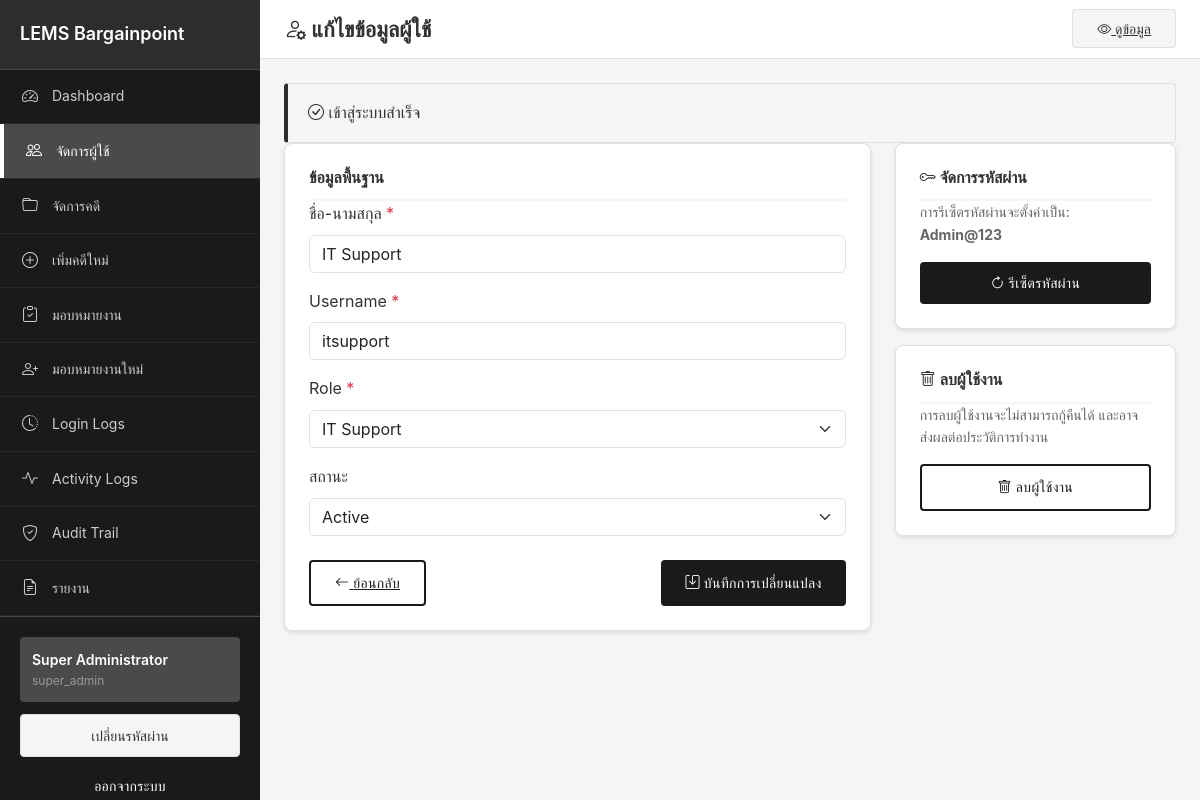
Screenshot of /public/users/2/edit (signed in) with the database file from the repository.
### tables this page shows
CREATE TABLE users (
    id INT UNSIGNED AUTO_INCREMENT PRIMARY KEY,
    fullname VARCHAR(255) NOT NULL,
    username VARCHAR(100) NOT NULL UNIQUE,
    password VARCHAR(255) NOT NULL COMMENT 'Hashed password using password_hash()',
    role ENUM('super_admin', 'it', 'admin', 'officer') NOT NULL DEFAULT 'officer',
    status ENUM('active', 'inactive') NOT NULL DEFAULT 'active',
    last_login DATETIME NULL,
    created_at TIMESTAMP DEFAULT CURRENT_TIMESTAMP,
    updated_at TIMESTAMP DEFAULT CURRENT_TIMESTAMP ON UPDATE CURRENT_TIMESTAMP,
    created_by INT UNSIGNED NULL,
    updated_by INT UNSIGNED NULL,
    INDEX idx_username (username),
    INDEX idx_role (role),
    INDEX idx_status (status),
    INDEX idx_created_at (created_at)
);

### core/Request.php (called while the page is built, shortened)
<?php
class Request
{
    private $method;
    private $uri;
    private $params;
    public function __construct()
    {
        $this->method = $_SERVER['REQUEST_METHOD'] ?? 'GET';
        $this->uri = $this->parseUri();
        $this->params = [];
    }
    private function parseUri(): string
    {
        $uri = $_SERVER['REQUEST_URI'] ?? '/';
        $scriptName = $_SERVER['SCRIPT_NAME'];
        $basePath = dirname($scriptName);
        if ($basePath !== '/' && $basePath !== '' && strpos($uri, $basePath) === 0) {
            $uri = substr($uri, strlen($basePath));
        }
        return $uri;
    }
    public function method(): string
    {
        return $this->method;
    }
    public function uri(): string
    {
        return $this->uri;
    }
    public function setParams(array $params): void
    {
        $this->params = $params;
    }
    public function param(string $key, $default = null)
    {
        return $this->params[$key] ?? $default;
    }
}

### app/Controllers/BaseController.php (called while the page is built, shortened)
<?php
abstract class BaseController
{
    public function __construct(Request $request, Response $response)
    {
        $this->request = $request;
    }
    protected function view(string $view, array $data = []): void
    {
        extract($data);
        $viewPath = BASE_PATH . '/views/' . $view . '.php';
        require $viewPath;
    }
}

### app/Controllers/UserController.php (called while the page is built, shortened)
<?php
class UserController extends BaseController
{
    private $userModel;
    public function __construct($request, $response)
    {
        $this->userModel = new User();
    }
    public function edit(): void
    {
        $id = $this->request->param('id');
        $user = $this->userModel->find($id);
        $this->view('users/edit', [
            'pageTitle' => 'Edit User',
            'user' => $user
        ]);
    }
}

### public/index.php (called while the page is built, shortened)
<?php
$request = new Request();
$response = new Response();
$router = new Router($request, $response);
$routes = require_once BASE_PATH . '/config/routes.php';
$router->loadRoutes($routes);
try {
    $router->dispatch();
} catch (Exception $e) {
    error_log('Application Error: ' . $e->getMessage());
    if ($_ENV['APP_DEBUG'] === 'true') {
        echo '<h1>Application Error</h1>';
        echo '<p>' . $e->getMessage() . '</p>';
        echo '<pre>' . $e->getTraceAsString() . '</pre>';
    } else {
        $response->serverError();
    }
}

### app/Helpers/UrlHelper.php (called while the page is built, shortened)
<?php
function base_path_url(): string {
    static $basePath = null;
    if ($basePath === null) {
        $scriptName = $_SERVER['SCRIPT_NAME'];
        $basePath = dirname($scriptName);
    }
    return $basePath;
}
function url(string $path = ''): string {
    $basePath = base_path_url();
    $path = ltrim($path, '/');
    $basePath = rtrim($basePath, '/');
    return $basePath . '/' . $path;
}

### config/database.php (called while the page is built)
<?php
return [
    'driver' => 'mysql',
    'host' => $_ENV['DB_HOST'] ?? 'localhost',
    'port' => $_ENV['DB_PORT'] ?? '3306',
    'database' => $_ENV['DB_DATABASE'] ?? 'lems_db',
    'username' => $_ENV['DB_USERNAME'] ?? 'root',
    'password' => $_ENV['DB_PASSWORD'] ?? '',
    'charset' => $_ENV['DB_CHARSET'] ?? 'utf8mb4',
    'collation' => $_ENV['DB_COLLATION'] ?? 'utf8mb4_unicode_ci',
    'options' => [
        PDO::ATTR_ERRMODE => PDO::ERRMODE_EXCEPTION,
        PDO::ATTR_DEFAULT_FETCH_MODE => PDO::FETCH_ASSOC,
        PDO::ATTR_EMULATE_PREPARES => false,
        PDO::MYSQL_ATTR_INIT_COMMAND => "SET NAMES utf8mb4 COLLATE utf8mb4_unicode_ci"
    ],
];

### core/Database.php (called while the page is built, shortened)
<?php
class Database
{
    private static $instance = null;
    private $connection;
    private $config;
    private function __construct()
    {
        $this->config = require __DIR__ . '/../config/database.php';
    }
    public static function getInstance(): self
    {
        if (self::$instance === null) {
            self::$instance = new self();
        }
        return self::$instance;
    }
    private function connect(): void
    {
        try {
            $dsn = sprintf(
                "%s:host=%s;port=%s;dbname=%s;charset=%s",
                $this->config['driver'],
                $this->config['host'],
                $this->config['port'],
                $this->config['database'],
                $this->config['charset']
            );
            $this->connection = new PDO(
                $dsn,
                $this->config['username'],
                $this->config['password'],
                $this->config['options']
            );
        } catch (PDOException $e) {
            $this->handleError($e);
        }
    }
    public function query(string $sql, array $params = []): \PDOStatement
    {
        try {
            $stmt = $this->connection->prepare($sql);
            $stmt->execute($params);
            return $stmt;
        } catch (PDOException $e) {
            $this->handleError($e);
        }
    }
    public function fetch(string $sql, array $params = []): ?array
    {
        $stmt = $this->query($sql, $params);
        $result = $stmt->fetch();
        return $result ?: null;
    }
}

### app/Models/BaseModel.php (called while the page is built, shortened)
<?php
abstract class BaseModel
{
    protected $db;
    protected $table;
    protected $primaryKey = 'id';
    public function __construct()
    {
        $this->db = Database::getInstance();
    }
    public function find(int $id): ?array
    {
        $sql = "SELECT * FROM {$this->table} WHERE {$this->primaryKey} = :id LIMIT 1";
        return $this->db->fetch($sql, ['id' => $id]);
    }
}

### app/Helpers/SecurityHelper.php (called while the page is built, shortened)
<?php
function e($string) {
    return htmlspecialchars($string ?? '', ENT_QUOTES, 'UTF-8');
}

### views/users/edit.php (the view, shortened to what this page needs)
<!DOCTYPE html>
<html lang="th">
<head>
    <link href="https://cdn.jsdelivr.net/npm/bootstrap@5.3.2/dist/css/bootstrap.min.css" rel="stylesheet">
    <link href="https://cdn.jsdelivr.net/npm/bootstrap-icons@1.11.2/font/bootstrap-icons.css" rel="stylesheet">
    <link href="<?= url('assets/css/professional.css') ?>" rel="stylesheet">
</head>
<body>
    <?php include __DIR__ . '/../layouts/sidebar.php'; ?>
    <div class="main-content-with-sidebar">
        <div class="top-navbar">
            <div class="d-flex align-items-center justify-content-between w-100">
                <div class="d-flex align-items-center">
                    <h1 class="page-title"><i class="bi bi-person-gear"></i> แก้ไขข้อมูลผู้ใช้</h1>
                </div>
                <div>
                    <a href="<?= url('users/' . $user['id']) ?>" class="btn-professional-light">
                        <i class="bi bi-eye"></i> ดูข้อมูล
                    </a>
                </div>
            </div>
        </div>
        <div class="container-fluid p-4">
            <?php if (isset($_SESSION['_flash']['success'])): ?>
                <div class="alert-professional alert-professional-success alert-dismissible fade show">
                    <i class="bi bi-check-circle"></i> <?= e($_SESSION['_flash']['success']) ?>
                </div>
            <?php endif; ?>
            <div class="row">
                <div class="col-md-8">
                    <div class="professional-card">
                        <div class="professional-card-header">
                            <h5 class="mb-0">ข้อมูลพื้นฐาน</h5>
                        </div>
                        <div class="professional-card-body">
                        <form action="<?= url('users/' . $user['id'] . '/update') ?>" method="POST">
                            <div class="mb-3">
                                <label for="fullname" class="form-label">ชื่อ-นามสกุล <span class="text-danger">*</span></label>
                                <input type="text" class="form-control" id="fullname" name="fullname" value="<?= e($user['fullname']) ?>" required minlength="3">
                            </div>
                            <div class="mb-3">
                                <label for="username" class="form-label">Username <span class="text-danger">*</span></label>
                                <input type="text" class="form-control" id="username" name="username" value="<?= e($user['username']) ?>" required minlength="4">
                            </div>
                            <div class="mb-3">
                                <label for="role" class="form-label">Role <span class="text-danger">*</span></label>
                                <select class="form-select" id="role" name="role" required>
                                    <option value="it" <?= $user['role'] == 'it' ? 'selected' : '' ?>>IT Support</option>
                                </select>
                            </div>
                            <div class="mb-3">
                                <label for="status" class="form-label">สถานะ</label>
                                <select class="form-select" id="status" name="status">
                                    <option value="active" <?= $user['status'] == 'active' ? 'selected' : '' ?>>Active</option>
                                </select>
                            </div>
                                <div class="d-flex justify-content-between mt-4">
                                    <a href="<?= url('users') ?>" class="btn-professional-outline">
                                        <i class="bi bi-arrow-left"></i> ย้อนกลับ
                                    </a>
                                    <button type="submit" class="btn-professional">
                                        <i class="bi bi-save"></i> บันทึกการเปลี่ยนแปลง
                                    </button>
                                </div>
                            </form>
                        </div>
                    </div>
                </div>
                <div class="col-md-4">
                    <div class="professional-card mb-3">
                        <div class="professional-card-header">
                            <h5 class="mb-0"><i class="bi bi-key"></i> จัดการรหัสผ่าน</h5>
                        </div>
                        <div class="professional-card-body">
                            <p class="text-muted-professional small">
                                การรีเซ็ตรหัสผ่านจะตั้งค่าเป็น: <strong>Admin@123</strong>
                            </p>
                            <form action="<?= url('users/' . $user['id'] . '/reset-password') ?>" method="POST" onsubmit="return confirm('คุณแน่ใจหรือไม่ที่จะรีเซ็ตรหัสผ่าน?');">
                                <button type="submit" class="btn-professional w-100">
                                    <i class="bi bi-arrow-clockwise"></i> รีเซ็ตรหัสผ่าน
                                </button>
                            </form>
                        </div>
                    </div>
                    <div class="professional-card">
                        <div class="professional-card-header">
                            <h5 class="mb-0"><i class="bi bi-trash"></i> ลบผู้ใช้งาน</h5>
                        </div>
                        <div class="professional-card-body">
                            <p class="text-muted-professional small">
                                การลบผู้ใช้งานจะไม่สามารถกู้คืนได้ และอาจส่งผลต่อประวัติการทำงาน
                            </p>
                            <?php if ($user['id'] == $_SESSION['user_id']): ?>
                                <div class="alert-professional alert-professional-warning py-1 small">คุณไม่สามารถลบบัญชีตัวเองได้</div>
                            <?php else: ?>
                                <form action="<?= url('users/' . $user['id'] . '/delete') ?>" method="POST" onsubmit="return confirm('คุณแน่ใจหรือไม่ที่จะลบผู้ใช้งานนี้ถาวร?');">
                                    <button type="submit" class="btn-professional-outline w-100">
                                        <i class="bi bi-trash"></i> ลบผู้ใช้งาน
                                    </button>
                                </form>
                            <?php endif; ?>
                        </div>
                    </div>
                </div>
            </div>
        </div>
    </div>
</body>
</html>

### core/Router.php (shortened to what this page needs)
<?php
class Router
{
    private $routes = [];
    private $request;
    private $response;
    public function __construct(Request $request, Response $response)
    {
        $this->request = $request;
        $this->response = $response;
    }
    public function addRoute(string $route, string $handler): void
    {
        list($method, $path) = explode(' ', $route, 2);
        $this->routes[] = [
            'method' => $method,
            'path' => $path,
            'handler' => $handler,
            'pattern' => $this->convertToPattern($path)
        ];
    }
    private function convertToPattern(string $path): string
    {
        $pattern = preg_replace('/\/:([a-zA-Z0-9_]+)/', '/(?P<$1>[a-zA-Z0-9_]+)', $path);
        $pattern = '#^' . $pattern . '$#';
        return $pattern;
    }
    public function dispatch(): void
    {
        $method = $this->request->method();
        $uri = $this->request->uri();
        foreach ($this->routes as $route) {
            if ($route['method'] === $method && preg_match($route['pattern'], $uri, $matches)) {
                $params = array_filter($matches, 'is_string', ARRAY_FILTER_USE_KEY);
                $this->request->setParams($params);
                $this->callController($route['handler']);
                return;
            }
        }
        $this->response->notFound();
    }
    private function callController(string $handler): void
    {
        list($controllerName, $method) = explode('@', $handler);
        $controller = new $controllerClass($this->request, $this->response);
        $controller->$method();
    }
}

### rows the page displays
users: fullname "IT Support", username "itsupport", role "IT Support", status "Active"
